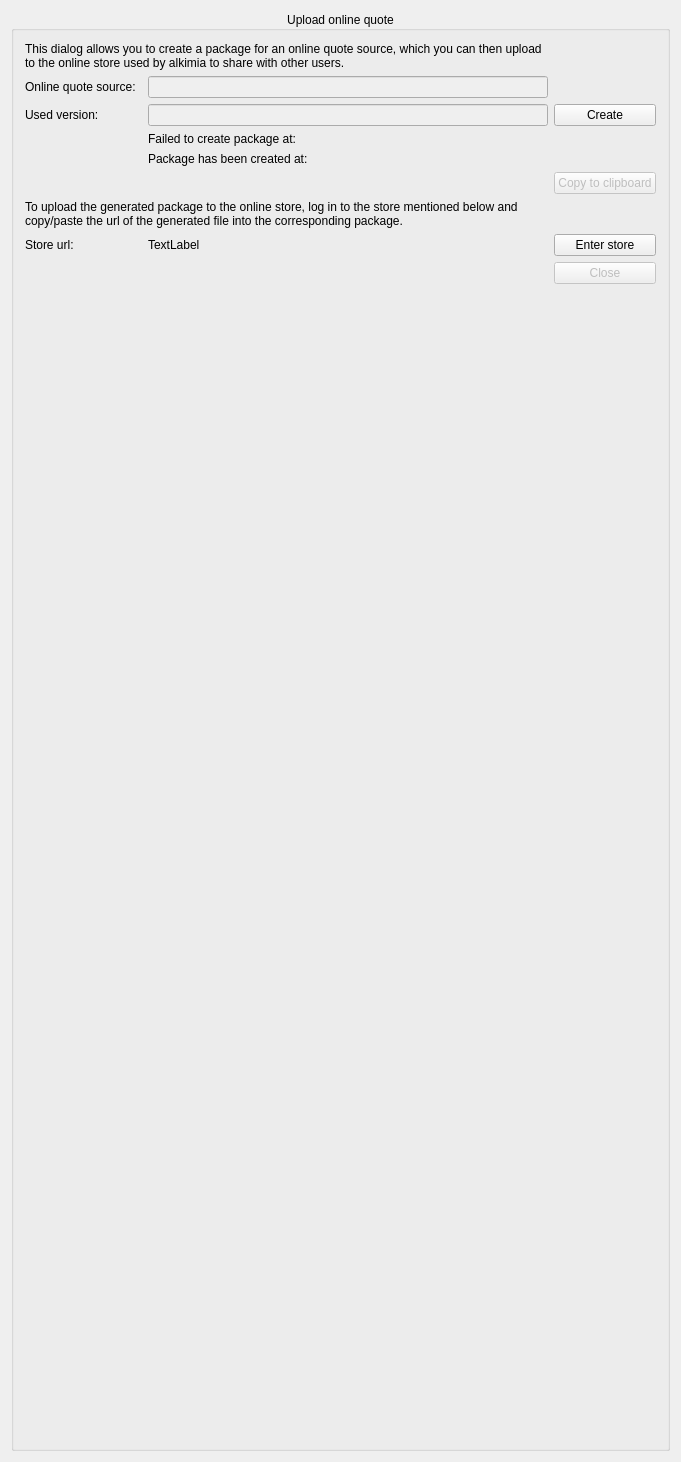
<?xml version="1.0" encoding="UTF-8"?>
<ui version="4.0">
 <class>AlkOnlineQuoteUploadDialog</class>
 <widget class="QWidget" name="AlkOnlineQuoteUploadDialog">
  <property name="geometry">
   <rect>
    <x>0</x>
    <y>0</y>
    <width>681</width>
    <height>1462</height>
   </rect>
  </property>
  <property name="minimumSize">
   <size>
    <width>0</width>
    <height>0</height>
   </size>
  </property>
  <property name="windowTitle">
   <string>Online Quotes</string>
  </property>
  <layout class="QGridLayout" name="gridLayout">
   <item row="0" column="0">
    <widget class="QGroupBox" name="groupBox">
     <property name="whatsThis">
      <string>&lt;html&gt;&lt;head/&gt;&lt;body&gt;&lt;p&gt;Select, add or delete an application profile, where to load profiles from and save into eg. kmymoney or skrooge.&lt;/p&gt;&lt;/body&gt;&lt;/html&gt;</string>
     </property>
     <property name="title">
      <string>Upload online quote</string>
     </property>
     <property name="alignment">
      <set>Qt::AlignCenter</set>
     </property>
     <layout class="QGridLayout" name="gridLayout_3">
      <item row="4" column="3">
       <widget class="AlkPushButton" name="m_createButton">
        <property name="enabled">
         <bool>true</bool>
        </property>
        <property name="toolTip">
         <string>Create package for uploading</string>
        </property>
        <property name="text">
         <string>Create</string>
        </property>
        <property name="icon">
         <iconset theme="cloud-upload">
          <normaloff>.</normaloff>.</iconset>
        </property>
       </widget>
      </item>
      <item row="14" column="2">
       <widget class="QLabel" name="m_storeUrlLabel">
        <property name="text">
         <string>TextLabel</string>
        </property>
       </widget>
      </item>
      <item row="14" column="3">
       <widget class="AlkPushButton" name="m_enterStoreButton">
        <property name="enabled">
         <bool>true</bool>
        </property>
        <property name="text">
         <string>Enter store</string>
        </property>
       </widget>
      </item>
      <item row="8" column="2">
       <widget class="QLabel" name="m_packageLabel">
        <property name="text">
         <string>Package has been created at:</string>
        </property>
        <property name="openExternalLinks">
         <bool>false</bool>
        </property>
        <property name="textInteractionFlags">
         <set>Qt::LinksAccessibleByMouse</set>
        </property>
       </widget>
      </item>
      <item row="4" column="2">
       <widget class="KLineEdit" name="m_editVersion">
        <property name="enabled">
         <bool>false</bool>
        </property>
       </widget>
      </item>
      <item row="4" column="0">
       <widget class="QLabel" name="label_2">
        <property name="text">
         <string>Used version:</string>
        </property>
       </widget>
      </item>
      <item row="15" column="3">
       <widget class="AlkPushButton" name="m_closeButton">
        <property name="enabled">
         <bool>false</bool>
        </property>
        <property name="text">
         <string>Close</string>
        </property>
        <property name="icon">
         <iconset theme="dialog-close">
          <normaloff>.</normaloff>.</iconset>
        </property>
       </widget>
      </item>
      <item row="7" column="2">
       <widget class="QLabel" name="m_failedLabel">
        <property name="text">
         <string>Failed to create package at:</string>
        </property>
       </widget>
      </item>
      <item row="2" column="0" colspan="3">
       <widget class="QLabel" name="label_0">
        <property name="lineWidth">
         <number>2</number>
        </property>
        <property name="text">
         <string>This dialog allows you to create a package for an online quote source, which you can then upload to the online store used by alkimia to share with other users.</string>
        </property>
        <property name="wordWrap">
         <bool>true</bool>
        </property>
       </widget>
      </item>
      <item row="16" column="3">
       <spacer name="verticalSpacer_4">
        <property name="orientation">
         <enum>Qt::Vertical</enum>
        </property>
        <property name="sizeHint" stdset="0">
         <size>
          <width>20</width>
          <height>40</height>
         </size>
        </property>
       </spacer>
      </item>
      <item row="14" column="0">
       <widget class="QLabel" name="label_5">
        <property name="text">
         <string>Store url:</string>
        </property>
       </widget>
      </item>
      <item row="3" column="2">
       <widget class="KLineEdit" name="m_editSourceName">
        <property name="enabled">
         <bool>false</bool>
        </property>
       </widget>
      </item>
      <item row="3" column="0">
       <widget class="QLabel" name="label">
        <property name="text">
         <string>Online quote source:</string>
        </property>
       </widget>
      </item>
      <item row="12" column="0" colspan="3">
       <widget class="QLabel" name="label_1">
        <property name="text">
         <string>To upload the generated package to the online store, log in to the store mentioned below and copy/paste the url of the generated file into the corresponding package.</string>
        </property>
        <property name="wordWrap">
         <bool>true</bool>
        </property>
        <property name="textInteractionFlags">
         <set>Qt::LinksAccessibleByKeyboard|Qt::LinksAccessibleByMouse|Qt::TextBrowserInteraction|Qt::TextSelectableByKeyboard|Qt::TextSelectableByMouse</set>
        </property>
       </widget>
      </item>
      <item row="9" column="2">
       <widget class="QLabel" name="m_fileLabel">
        <property name="text">
         <string/>
        </property>
       </widget>
      </item>
      <item row="9" column="3">
       <widget class="AlkPushButton" name="m_copyToClipboardButton">
        <property name="enabled">
         <bool>false</bool>
        </property>
        <property name="text">
         <string>Copy to clipboard</string>
        </property>
        <property name="icon">
         <iconset theme="edit-copy">
          <normaloff>.</normaloff>.</iconset>
        </property>
       </widget>
      </item>
     </layout>
    </widget>
   </item>
  </layout>
 </widget>
 <layoutdefault spacing="6" margin="11"/>
 <customwidgets>
  <customwidget>
   <class>KLineEdit</class>
   <extends>QLineEdit</extends>
   <header>klineedit.h</header>
  </customwidget>
  <customwidget>
   <class>AlkPushButton</class>
   <extends>QPushButton</extends>
   <header location="global">alkpushbutton.h</header>
  </customwidget>
 </customwidgets>
 <resources/>
 <connections/>
</ui>
